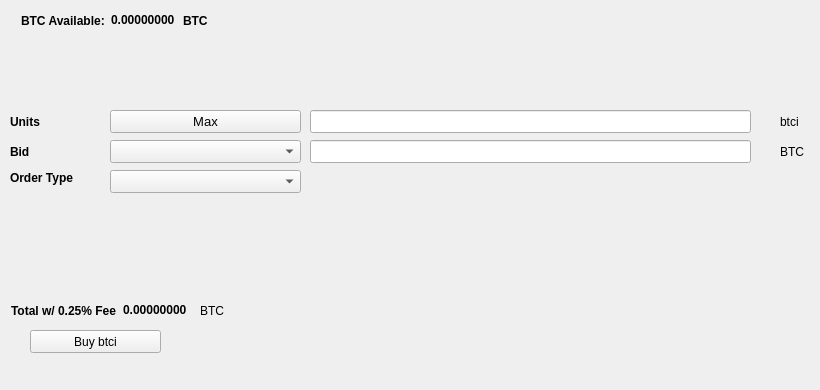
   <widget class="QWidget" name="BuyTab">
    <attribute name="title">
     <string>Buy</string>
    </attribute>
    <widget class="QPushButton" name="Buybtci">
     <property name="geometry">
      <rect>
       <x>30</x>
       <y>330</y>
       <width>131</width>
       <height>23</height>
      </rect>
     </property>
     <property name="text">
      <string>Buy btci</string>
     </property>
     <property name="icon">
      <iconset resource="../btci.qrc">
       <normaloff>:/icons/bitcoin</normaloff>:/icons/bitcoin</iconset>
     </property>
    </widget>
    <widget class="QLabel" name="label_3">
     <property name="geometry">
      <rect>
       <x>10</x>
       <y>110</y>
       <width>46</width>
       <height>23</height>
      </rect>
     </property>
     <property name="font">
      <font>
       <weight>75</weight>
       <bold>true</bold>
      </font>
     </property>
     <property name="text">
      <string>Units</string>
     </property>
    </widget>
    <widget class="QLineEdit" name="UnitsInput">
     <property name="geometry">
      <rect>
       <x>310</x>
       <y>110</y>
       <width>441</width>
       <height>23</height>
      </rect>
     </property>
     <property name="font">
      <font>
       <pointsize>9</pointsize>
       <weight>75</weight>
       <bold>true</bold>
      </font>
     </property>
    </widget>
    <widget class="QLineEdit" name="BuyBidPriceEdit">
     <property name="geometry">
      <rect>
       <x>310</x>
       <y>140</y>
       <width>441</width>
       <height>23</height>
      </rect>
     </property>
     <property name="font">
      <font>
       <pointsize>9</pointsize>
       <weight>75</weight>
       <bold>true</bold>
      </font>
     </property>
    </widget>
    <widget class="QLabel" name="label_4">
     <property name="geometry">
      <rect>
       <x>780</x>
       <y>110</y>
       <width>31</width>
       <height>23</height>
      </rect>
     </property>
     <property name="text">
      <string>btci</string>
     </property>
    </widget>
    <widget class="QLabel" name="label_5">
     <property name="geometry">
      <rect>
       <x>780</x>
       <y>140</y>
       <width>31</width>
       <height>23</height>
      </rect>
     </property>
     <property name="text">
      <string>BTC</string>
     </property>
    </widget>
    <widget class="QLabel" name="label_6">
     <property name="geometry">
      <rect>
       <x>10</x>
       <y>140</y>
       <width>46</width>
       <height>23</height>
      </rect>
     </property>
     <property name="font">
      <font>
       <weight>75</weight>
       <bold>true</bold>
      </font>
     </property>
     <property name="text">
      <string>Bid</string>
     </property>
    </widget>
    <widget class="QLabel" name="label_7">
     <property name="geometry">
      <rect>
       <x>10</x>
       <y>170</y>
       <width>91</width>
       <height>16</height>
      </rect>
     </property>
     <property name="font">
      <font>
       <weight>75</weight>
       <bold>true</bold>
      </font>
     </property>
     <property name="text">
      <string>Order Type</string>
     </property>
    </widget>
    <widget class="QPushButton" name="Buy_Max_Amount">
     <property name="geometry">
      <rect>
       <x>110</x>
       <y>110</y>
       <width>191</width>
       <height>23</height>
      </rect>
     </property>
     <property name="font">
      <font>
       <pointsize>10</pointsize>
      </font>
     </property>
     <property name="text">
      <string>Max</string>
     </property>
    </widget>
    <widget class="QComboBox" name="BuyBidcomboBox">
     <property name="geometry">
      <rect>
       <x>110</x>
       <y>140</y>
       <width>191</width>
       <height>23</height>
      </rect>
     </property>
     <property name="font">
      <font>
       <pointsize>10</pointsize>
      </font>
     </property>
    </widget>
    <widget class="QComboBox" name="buyOrdertypeCombo">
     <property name="geometry">
      <rect>
       <x>110</x>
       <y>170</y>
       <width>191</width>
       <height>23</height>
      </rect>
     </property>
     <property name="font">
      <font>
       <pointsize>10</pointsize>
      </font>
     </property>
    </widget>
    <widget class="QWidget" name="layoutWidget1">
     <property name="geometry">
      <rect>
       <x>21</x>
       <y>11</y>
       <width>227</width>
       <height>19</height>
      </rect>
     </property>
     <layout class="QHBoxLayout" name="horizontalLayout_3">
      <item>
       <widget class="QLabel" name="label232">
        <property name="font">
         <font>
          <weight>75</weight>
          <bold>true</bold>
         </font>
        </property>
        <property name="text">
         <string>BTC Available:</string>
        </property>
       </widget>
      </item>
      <item>
       <widget class="QLabel" name="BTCIvailableLbl">
        <property name="palette">
         <palette>
          <active>
           <colorrole role="WindowText">
            <brush brushstyle="SolidPattern">
             <color alpha="255">
              <red>0</red>
              <green>0</green>
              <blue>0</blue>
             </color>
            </brush>
           </colorrole>
           <colorrole role="Button">
            <brush brushstyle="SolidPattern">
             <color alpha="255">
              <red>0</red>
              <green>170</green>
              <blue>0</blue>
             </color>
            </brush>
           </colorrole>
           <colorrole role="Light">
            <brush brushstyle="SolidPattern">
             <color alpha="255">
              <red>0</red>
              <green>255</green>
              <blue>0</blue>
             </color>
            </brush>
           </colorrole>
           <colorrole role="Midlight">
            <brush brushstyle="SolidPattern">
             <color alpha="255">
              <red>0</red>
              <green>212</green>
              <blue>0</blue>
             </color>
            </brush>
           </colorrole>
           <colorrole role="Dark">
            <brush brushstyle="SolidPattern">
             <color alpha="255">
              <red>0</red>
              <green>85</green>
              <blue>0</blue>
             </color>
            </brush>
           </colorrole>
           <colorrole role="Mid">
            <brush brushstyle="SolidPattern">
             <color alpha="255">
              <red>0</red>
              <green>113</green>
              <blue>0</blue>
             </color>
            </brush>
           </colorrole>
           <colorrole role="Text">
            <brush brushstyle="SolidPattern">
             <color alpha="255">
              <red>0</red>
              <green>170</green>
              <blue>0</blue>
             </color>
            </brush>
           </colorrole>
           <colorrole role="BrightText">
            <brush brushstyle="SolidPattern">
             <color alpha="255">
              <red>255</red>
              <green>255</green>
              <blue>255</blue>
             </color>
            </brush>
           </colorrole>
           <colorrole role="ButtonText">
            <brush brushstyle="SolidPattern">
             <color alpha="255">
              <red>0</red>
              <green>0</green>
              <blue>0</blue>
             </color>
            </brush>
           </colorrole>
           <colorrole role="Base">
            <brush brushstyle="SolidPattern">
             <color alpha="255">
              <red>255</red>
              <green>255</green>
              <blue>255</blue>
             </color>
            </brush>
           </colorrole>
           <colorrole role="Window">
            <brush brushstyle="SolidPattern">
             <color alpha="255">
              <red>0</red>
              <green>170</green>
              <blue>0</blue>
             </color>
            </brush>
           </colorrole>
           <colorrole role="Shadow">
            <brush brushstyle="SolidPattern">
             <color alpha="255">
              <red>0</red>
              <green>0</green>
              <blue>0</blue>
             </color>
            </brush>
           </colorrole>
           <colorrole role="AlternateBase">
            <brush brushstyle="SolidPattern">
             <color alpha="255">
              <red>127</red>
              <green>212</green>
              <blue>127</blue>
             </color>
            </brush>
           </colorrole>
           <colorrole role="ToolTipBase">
            <brush brushstyle="SolidPattern">
             <color alpha="255">
              <red>255</red>
              <green>255</green>
              <blue>220</blue>
             </color>
            </brush>
           </colorrole>
           <colorrole role="ToolTipText">
            <brush brushstyle="SolidPattern">
             <color alpha="255">
              <red>0</red>
              <green>0</green>
              <blue>0</blue>
             </color>
            </brush>
           </colorrole>
          </active>
          <inactive>
           <colorrole role="WindowText">
            <brush brushstyle="SolidPattern">
             <color alpha="255">
              <red>0</red>
              <green>0</green>
              <blue>0</blue>
             </color>
            </brush>
           </colorrole>
           <colorrole role="Button">
            <brush brushstyle="SolidPattern">
             <color alpha="255">
              <red>0</red>
              <green>170</green>
              <blue>0</blue>
             </color>
            </brush>
           </colorrole>
           <colorrole role="Light">
            <brush brushstyle="SolidPattern">
             <color alpha="255">
              <red>0</red>
              <green>255</green>
              <blue>0</blue>
             </color>
            </brush>
           </colorrole>
           <colorrole role="Midlight">
            <brush brushstyle="SolidPattern">
             <color alpha="255">
              <red>0</red>
              <green>212</green>
              <blue>0</blue>
             </color>
            </brush>
           </colorrole>
           <colorrole role="Dark">
            <brush brushstyle="SolidPattern">
             <color alpha="255">
              <red>0</red>
              <green>85</green>
              <blue>0</blue>
             </color>
            </brush>
           </colorrole>
           <colorrole role="Mid">
            <brush brushstyle="SolidPattern">
             <color alpha="255">
              <red>0</red>
              <green>113</green>
              <blue>0</blue>
             </color>
            </brush>
           </colorrole>
           <colorrole role="Text">
            <brush brushstyle="SolidPattern">
             <color alpha="255">
              <red>0</red>
              <green>170</green>
              <blue>0</blue>
             </color>
            </brush>
           </colorrole>
           <colorrole role="BrightText">
            <brush brushstyle="SolidPattern">
             <color alpha="255">
              <red>255</red>
              <green>255</green>
              <blue>255</blue>
             </color>
            </brush>
           </colorrole>
           <colorrole role="ButtonText">
            <brush brushstyle="SolidPattern">
             <color alpha="255">
              <red>0</red>
              <green>0</green>
              <blue>0</blue>
             </color>
            </brush>
           </colorrole>
           <colorrole role="Base">
            <brush brushstyle="SolidPattern">
             <color alpha="255">
              <red>255</red>
              <green>255</green>
              <blue>255</blue>
             </color>
            </brush>
           </colorrole>
           <colorrole role="Window">
            <brush brushstyle="SolidPattern">
             <color alpha="255">
              <red>0</red>
              <green>170</green>
              <blue>0</blue>
             </color>
            </brush>
           </colorrole>
           <colorrole role="Shadow">
            <brush brushstyle="SolidPattern">
             <color alpha="255">
              <red>0</red>
              <green>0</green>
              <blue>0</blue>
             </color>
            </brush>
           </colorrole>
           <colorrole role="AlternateBase">
            <brush brushstyle="SolidPattern">
             <color alpha="255">
              <red>127</red>
              <green>212</green>
              <blue>127</blue>
             </color>
            </brush>
           </colorrole>
           <colorrole role="ToolTipBase">
            <brush brushstyle="SolidPattern">
             <color alpha="255">
              <red>255</red>
              <green>255</green>
              <blue>220</blue>
             </color>
            </brush>
           </colorrole>
           <colorrole role="ToolTipText">
            <brush brushstyle="SolidPattern">
             <color alpha="255">
              <red>0</red>
              <green>0</green>
              <blue>0</blue>
             </color>
            </brush>
           </colorrole>
          </inactive>
          <disabled>
           <colorrole role="WindowText">
            <brush brushstyle="SolidPattern">
             <color alpha="255">
              <red>0</red>
              <green>85</green>
              <blue>0</blue>
             </color>
            </brush>
           </colorrole>
           <colorrole role="Button">
            <brush brushstyle="SolidPattern">
             <color alpha="255">
              <red>0</red>
              <green>170</green>
              <blue>0</blue>
             </color>
            </brush>
           </colorrole>
           <colorrole role="Light">
            <brush brushstyle="SolidPattern">
             <color alpha="255">
              <red>0</red>
              <green>255</green>
              <blue>0</blue>
             </color>
            </brush>
           </colorrole>
           <colorrole role="Midlight">
            <brush brushstyle="SolidPattern">
             <color alpha="255">
              <red>0</red>
              <green>212</green>
              <blue>0</blue>
             </color>
            </brush>
           </colorrole>
           <colorrole role="Dark">
            <brush brushstyle="SolidPattern">
             <color alpha="255">
              <red>0</red>
              <green>85</green>
              <blue>0</blue>
             </color>
            </brush>
           </colorrole>
           <colorrole role="Mid">
            <brush brushstyle="SolidPattern">
             <color alpha="255">
              <red>0</red>
              <green>113</green>
              <blue>0</blue>
             </color>
            </brush>
           </colorrole>
           <colorrole role="Text">
            <brush brushstyle="SolidPattern">
             <color alpha="255">
              <red>0</red>
              <green>85</green>
              <blue>0</blue>
             </color>
            </brush>
           </colorrole>
           <colorrole role="BrightText">
            <brush brushstyle="SolidPattern">
             <color alpha="255">
              <red>255</red>
              <green>255</green>
              <blue>255</blue>
             </color>
            </brush>
           </colorrole>
           <colorrole role="ButtonText">
            <brush brushstyle="SolidPattern">
             <color alpha="255">
              <red>0</red>
              <green>85</green>
              <blue>0</blue>
             </color>
            </brush>
           </colorrole>
           <colorrole role="Base">
            <brush brushstyle="SolidPattern">
             <color alpha="255">
              <red>0</red>
              <green>170</green>
              <blue>0</blue>
             </color>
            </brush>
           </colorrole>
           <colorrole role="Window">
            <brush brushstyle="SolidPattern">
             <color alpha="255">
              <red>0</red>
              <green>170</green>
              <blue>0</blue>
             </color>
            </brush>
           </colorrole>
           <colorrole role="Shadow">
            <brush brushstyle="SolidPattern">
             <color alpha="255">
              <red>0</red>
              <green>0</green>
              <blue>0</blue>
             </color>
            </brush>
           </colorrole>
           <colorrole role="AlternateBase">
            <brush brushstyle="SolidPattern">
             <color alpha="255">
              <red>0</red>
              <green>170</green>
              <blue>0</blue>
             </color>
            </brush>
           </colorrole>
           <colorrole role="ToolTipBase">
            <brush brushstyle="SolidPattern">
             <color alpha="255">
              <red>255</red>
              <green>255</green>
              <blue>220</blue>
             </color>
            </brush>
           </colorrole>
           <colorrole role="ToolTipText">
            <brush brushstyle="SolidPattern">
             <color alpha="255">
              <red>0</red>
              <green>0</green>
              <blue>0</blue>
             </color>
            </brush>
           </colorrole>
          </disabled>
         </palette>
        </property>
        <property name="font">
         <font>
          <weight>75</weight>
          <bold>true</bold>
         </font>
        </property>
        <property name="text">
         <string>0.00000000</string>
        </property>
        <property name="textInteractionFlags">
         <set>Qt::LinksAccessibleByMouse|Qt::TextSelectableByKeyboard|Qt::TextSelectableByMouse</set>
        </property>
       </widget>
      </item>
      <item>
       <widget class="QLabel" name="BTCIvailableLbl_2">
        <property name="font">
         <font>
          <weight>75</weight>
          <bold>true</bold>
         </font>
        </property>
        <property name="text">
         <string>BTC</string>
        </property>
       </widget>
      </item>
     </layout>
    </widget>
    <widget class="QWidget" name="layoutWidge2">
     <property name="geometry">
      <rect>
       <x>11</x>
       <y>301</y>
       <width>259</width>
       <height>19</height>
      </rect>
     </property>
     <layout class="QHBoxLayout" name="horizontalLayout_4">
      <item>
       <widget class="QLabel" name="label_9">
        <property name="font">
         <font>
          <weight>75</weight>
          <bold>true</bold>
         </font>
        </property>
        <property name="text">
         <string>Total w/ 0.25% Fee</string>
        </property>
       </widget>
      </item>
      <item>
       <widget class="QLabel" name="BuyCostLabel">
        <property name="palette">
         <palette>
          <active>
           <colorrole role="WindowText">
            <brush brushstyle="SolidPattern">
             <color alpha="255">
              <red>0</red>
              <green>0</green>
              <blue>0</blue>
             </color>
            </brush>
           </colorrole>
           <colorrole role="Button">
            <brush brushstyle="SolidPattern">
             <color alpha="255">
              <red>0</red>
              <green>170</green>
              <blue>0</blue>
             </color>
            </brush>
           </colorrole>
           <colorrole role="Light">
            <brush brushstyle="SolidPattern">
             <color alpha="255">
              <red>0</red>
              <green>255</green>
              <blue>0</blue>
             </color>
            </brush>
           </colorrole>
           <colorrole role="Midlight">
            <brush brushstyle="SolidPattern">
             <color alpha="255">
              <red>0</red>
              <green>212</green>
              <blue>0</blue>
             </color>
            </brush>
           </colorrole>
           <colorrole role="Dark">
            <brush brushstyle="SolidPattern">
             <color alpha="255">
              <red>0</red>
              <green>85</green>
              <blue>0</blue>
             </color>
            </brush>
           </colorrole>
           <colorrole role="Mid">
            <brush brushstyle="SolidPattern">
             <color alpha="255">
              <red>0</red>
              <green>113</green>
              <blue>0</blue>
             </color>
            </brush>
           </colorrole>
           <colorrole role="Text">
            <brush brushstyle="SolidPattern">
             <color alpha="255">
              <red>0</red>
              <green>170</green>
              <blue>0</blue>
             </color>
            </brush>
           </colorrole>
           <colorrole role="BrightText">
            <brush brushstyle="SolidPattern">
             <color alpha="255">
              <red>255</red>
              <green>255</green>
              <blue>255</blue>
             </color>
            </brush>
           </colorrole>
           <colorrole role="ButtonText">
            <brush brushstyle="SolidPattern">
             <color alpha="255">
              <red>0</red>
              <green>0</green>
              <blue>0</blue>
             </color>
            </brush>
           </colorrole>
           <colorrole role="Base">
            <brush brushstyle="SolidPattern">
             <color alpha="255">
              <red>255</red>
              <green>255</green>
              <blue>255</blue>
             </color>
            </brush>
           </colorrole>
           <colorrole role="Window">
            <brush brushstyle="SolidPattern">
             <color alpha="255">
              <red>0</red>
              <green>170</green>
              <blue>0</blue>
             </color>
            </brush>
           </colorrole>
           <colorrole role="Shadow">
            <brush brushstyle="SolidPattern">
             <color alpha="255">
              <red>0</red>
              <green>0</green>
              <blue>0</blue>
             </color>
            </brush>
           </colorrole>
           <colorrole role="AlternateBase">
            <brush brushstyle="SolidPattern">
             <color alpha="255">
              <red>127</red>
              <green>212</green>
              <blue>127</blue>
             </color>
            </brush>
           </colorrole>
           <colorrole role="ToolTipBase">
            <brush brushstyle="SolidPattern">
             <color alpha="255">
              <red>255</red>
              <green>255</green>
              <blue>220</blue>
             </color>
            </brush>
           </colorrole>
           <colorrole role="ToolTipText">
            <brush brushstyle="SolidPattern">
             <color alpha="255">
              <red>0</red>
              <green>0</green>
              <blue>0</blue>
             </color>
            </brush>
           </colorrole>
          </active>
          <inactive>
           <colorrole role="WindowText">
            <brush brushstyle="SolidPattern">
             <color alpha="255">
              <red>0</red>
              <green>0</green>
              <blue>0</blue>
             </color>
            </brush>
           </colorrole>
           <colorrole role="Button">
            <brush brushstyle="SolidPattern">
             <color alpha="255">
              <red>0</red>
              <green>170</green>
              <blue>0</blue>
             </color>
            </brush>
           </colorrole>
           <colorrole role="Light">
            <brush brushstyle="SolidPattern">
             <color alpha="255">
              <red>0</red>
              <green>255</green>
              <blue>0</blue>
             </color>
            </brush>
           </colorrole>
           <colorrole role="Midlight">
            <brush brushstyle="SolidPattern">
             <color alpha="255">
              <red>0</red>
              <green>212</green>
              <blue>0</blue>
             </color>
            </brush>
           </colorrole>
           <colorrole role="Dark">
            <brush brushstyle="SolidPattern">
             <color alpha="255">
              <red>0</red>
              <green>85</green>
              <blue>0</blue>
             </color>
            </brush>
           </colorrole>
           <colorrole role="Mid">
            <brush brushstyle="SolidPattern">
             <color alpha="255">
              <red>0</red>
              <green>113</green>
              <blue>0</blue>
             </color>
            </brush>
           </colorrole>
           <colorrole role="Text">
            <brush brushstyle="SolidPattern">
             <color alpha="255">
              <red>0</red>
              <green>170</green>
              <blue>0</blue>
             </color>
            </brush>
           </colorrole>
           <colorrole role="BrightText">
            <brush brushstyle="SolidPattern">
             <color alpha="255">
              <red>255</red>
              <green>255</green>
              <blue>255</blue>
             </color>
            </brush>
           </colorrole>
           <colorrole role="ButtonText">
            <brush brushstyle="SolidPattern">
             <color alpha="255">
              <red>0</red>
              <green>0</green>
              <blue>0</blue>
             </color>
            </brush>
           </colorrole>
           <colorrole role="Base">
            <brush brushstyle="SolidPattern">
             <color alpha="255">
              <red>255</red>
              <green>255</green>
              <blue>255</blue>
             </color>
            </brush>
           </colorrole>
           <colorrole role="Window">
            <brush brushstyle="SolidPattern">
             <color alpha="255">
              <red>0</red>
              <green>170</green>
              <blue>0</blue>
             </color>
            </brush>
           </colorrole>
           <colorrole role="Shadow">
            <brush brushstyle="SolidPattern">
             <color alpha="255">
              <red>0</red>
              <green>0</green>
              <blue>0</blue>
             </color>
            </brush>
           </colorrole>
           <colorrole role="AlternateBase">
            <brush brushstyle="SolidPattern">
             <color alpha="255">
              <red>127</red>
              <green>212</green>
              <blue>127</blue>
             </color>
            </brush>
           </colorrole>
           <colorrole role="ToolTipBase">
            <brush brushstyle="SolidPattern">
             <color alpha="255">
              <red>255</red>
              <green>255</green>
              <blue>220</blue>
             </color>
            </brush>
           </colorrole>
           <colorrole role="ToolTipText">
            <brush brushstyle="SolidPattern">
             <color alpha="255">
              <red>0</red>
              <green>0</green>
              <blue>0</blue>
             </color>
            </brush>
           </colorrole>
          </inactive>
          <disabled>
           <colorrole role="WindowText">
            <brush brushstyle="SolidPattern">
             <color alpha="255">
              <red>0</red>
              <green>85</green>
              <blue>0</blue>
             </color>
            </brush>
           </colorrole>
           <colorrole role="Button">
            <brush brushstyle="SolidPattern">
             <color alpha="255">
              <red>0</red>
              <green>170</green>
              <blue>0</blue>
             </color>
            </brush>
           </colorrole>
           <colorrole role="Light">
            <brush brushstyle="SolidPattern">
             <color alpha="255">
              <red>0</red>
              <green>255</green>
              <blue>0</blue>
             </color>
            </brush>
           </colorrole>
           <colorrole role="Midlight">
            <brush brushstyle="SolidPattern">
             <color alpha="255">
              <red>0</red>
              <green>212</green>
              <blue>0</blue>
             </color>
            </brush>
           </colorrole>
           <colorrole role="Dark">
            <brush brushstyle="SolidPattern">
             <color alpha="255">
              <red>0</red>
              <green>85</green>
              <blue>0</blue>
             </color>
            </brush>
           </colorrole>
           <colorrole role="Mid">
            <brush brushstyle="SolidPattern">
             <color alpha="255">
              <red>0</red>
              <green>113</green>
              <blue>0</blue>
             </color>
            </brush>
           </colorrole>
           <colorrole role="Text">
            <brush brushstyle="SolidPattern">
             <color alpha="255">
              <red>0</red>
              <green>85</green>
              <blue>0</blue>
             </color>
            </brush>
           </colorrole>
           <colorrole role="BrightText">
            <brush brushstyle="SolidPattern">
             <color alpha="255">
              <red>255</red>
              <green>255</green>
              <blue>255</blue>
             </color>
            </brush>
           </colorrole>
           <colorrole role="ButtonText">
            <brush brushstyle="SolidPattern">
             <color alpha="255">
              <red>0</red>
              <green>85</green>
              <blue>0</blue>
             </color>
            </brush>
           </colorrole>
           <colorrole role="Base">
            <brush brushstyle="SolidPattern">
             <color alpha="255">
              <red>0</red>
              <green>170</green>
              <blue>0</blue>
             </color>
            </brush>
           </colorrole>
           <colorrole role="Window">
            <brush brushstyle="SolidPattern">
             <color alpha="255">
              <red>0</red>
              <green>170</green>
              <blue>0</blue>
             </color>
            </brush>
           </colorrole>
           <colorrole role="Shadow">
            <brush brushstyle="SolidPattern">
             <color alpha="255">
              <red>0</red>
              <green>0</green>
              <blue>0</blue>
             </color>
            </brush>
           </colorrole>
           <colorrole role="AlternateBase">
            <brush brushstyle="SolidPattern">
             <color alpha="255">
              <red>0</red>
              <green>170</green>
              <blue>0</blue>
             </color>
            </brush>
           </colorrole>
           <colorrole role="ToolTipBase">
            <brush brushstyle="SolidPattern">
             <color alpha="255">
              <red>255</red>
              <green>255</green>
              <blue>220</blue>
             </color>
            </brush>
           </colorrole>
           <colorrole role="ToolTipText">
            <brush brushstyle="SolidPattern">
             <color alpha="255">
              <red>0</red>
              <green>0</green>
              <blue>0</blue>
             </color>
            </brush>
           </colorrole>
          </disabled>
         </palette>
        </property>
        <property name="font">
         <font>
          <weight>75</weight>
          <bold>true</bold>
         </font>
        </property>
        <property name="autoFillBackground">
         <bool>false</bool>
        </property>
        <property name="text">
         <string>0.00000000</string>
        </property>
        <property name="textInteractionFlags">
         <set>Qt::LinksAccessibleByMouse|Qt::TextSelectableByMouse</set>
        </property>
       </widget>
      </item>
      <item>
       <widget class="QLabel" name="label_10">
        <property name="font">
         <font>
          <weight>50</weight>
          <bold>false</bold>
         </font>
        </property>
        <property name="text">
         <string>BTC</string>
        </property>
       </widget>
      </item>
     </layout>
    </widget>
    <widget class="QLabel" name="label_24">
     <property name="geometry">
      <rect>
       <x>460</x>
       <y>300</y>
       <width>281</width>
       <height>81</height>
      </rect>
     </property>
     <property name="text">
      <string/>
     </property>
     <property name="pixmap">
      <pixmap>:/images/bittrex</pixmap>
     </property>
    </widget>
   </widget>
